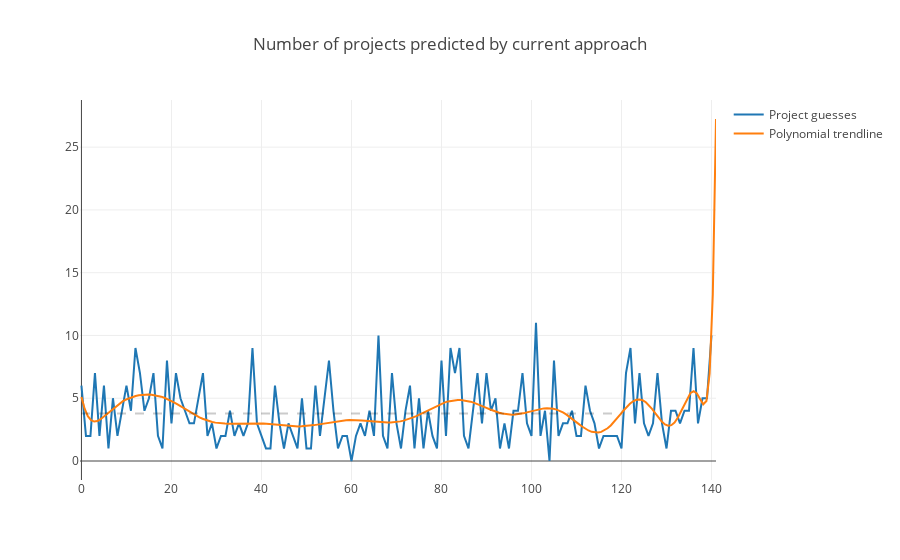

This figure's notebook cell:
### Code cell
iplot(fig, show_link=False)

### Figure 1 — Plotly figure (JSON) as saved in the notebook; plotly's stock layout.template omitted (floating-point values rounded to 4 significant figures; data arrays with more than 128 entries replaced by an {"elided": "..."} marker saying what was removed)
{"data": [{"hoverinfo": "name + y", "name": "Project guesses", "type": "scatter", "y": {"elided": "141 int values"}}, {"hoverinfo": "skip", "name": "Polynomial trendline", "type": "scatter", "x": {"elided": "200 float values"}, "y": {"elided": "200 float values"}}], "layout": {"shapes": [{"line": {"dash": "dash"}, "opacity": 0.2, "type": "line", "x0": -0.1, "x1": 120, "y0": 3.787, "y1": 3.787}], "title": "Number of projects predicted by current approach"}}
